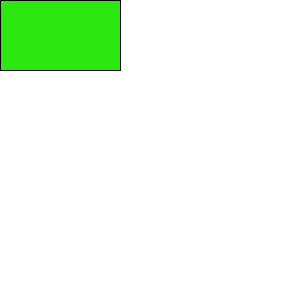
Frame 1 (no input)
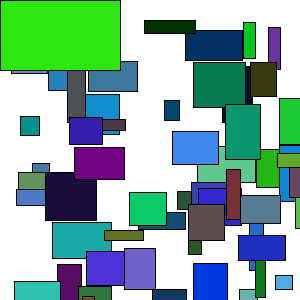
Frame 60 (the mouse pressed at the canvas centre just before this capture)
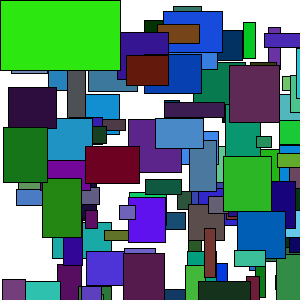
Frame 120 (the mouse held since frame 60 and released just before this capture)

The Processing sketch that drew these frames (run headless with seeded random() and noise(); from frame 60 on, the mouse is pressed at the canvas centre):

// Processing sketch: processing_167992
// ── processing_167992.pde

 boolean boton=false;
float x,y,a,d,r,g,c;
void setup()
{
  size(300,300);
  background(255);
}
void draw()
{
  if(boton==true)
  {
    fill(r,g,c);
    rect(100,100,150,150);
  }
  else
  {
    frameRate(5);
    fill(r,g,c);
    rect(x,y,a,d);
    x=random(width);
    y=random(height);
    a=random(10,60);
    d=random(10,60);
    r=random(120);
    g=random(210);
    c=random(240);
  }
  fill(#2CE810);
  rect(0,0,120,70);
}
void mousePressed()
{
  if(mouseX>0 && mouseX<120 &&mouseY>0 && mouseY<70)
  {
    boton = !boton;
    background(255);
    fill(#2CE810);
  rect(0,0,120,70);
  }
}
    
    
